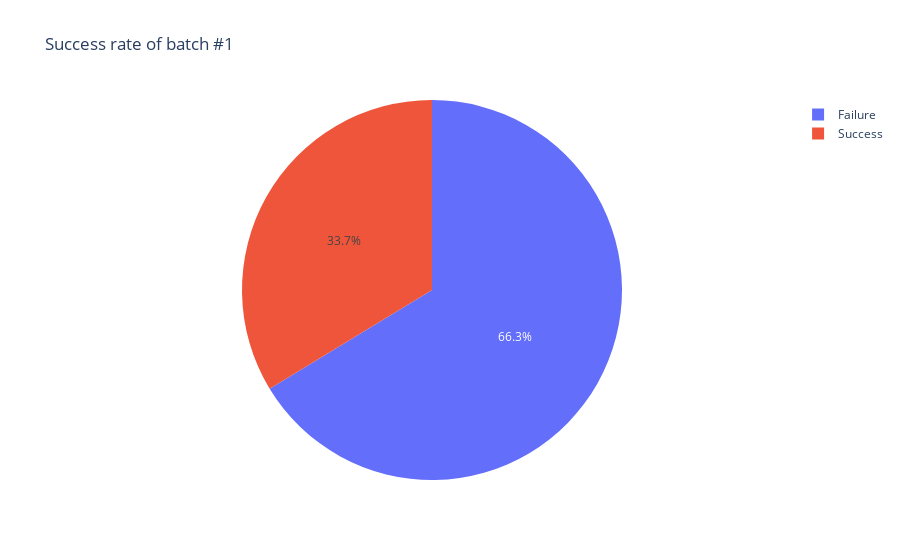

The notebook cell this image was saved under:
### Code cell
import plotly.graph_objs as go

def success_pie_graph(scanner, jobs, index, n):
    df = pd.DataFrame({"State":[],
                       "Percentage":[]})
    for i, job in enumerate(jobs):
        if i == index:
            result = job.result()
            counts = result.get_counts()
            total_shots = sum(counts.values())
            successful_shots = counts.get('0'*n, 0)
            success_rate = successful_shots / total_shots if total_shots > 0 else 0.0

            batch = pd.DataFrame(
                {
                    "State":["Success", "Failure"],
                    "Percentage":[successful_shots, total_shots - successful_shots]
                })
            df = pd.concat([df, batch])
            metrics_dict = scanner.calculate_metrics()
            print(f"{metrics_dict}")
            print(f"")
                    
            break    
    fig = px.pie(df, names="State", values="Percentage", title=f'Success rate of batch #{index}')
    fig.show()
    

success_pie_graph(scanner= scanner, jobs=jobs, index=1, n = 10)

### Figure 1 — Plotly figure (JSON) as saved in the notebook; plotly's stock layout.template omitted (floating-point values rounded to 4 significant figures)
{"data": [{"domain": {"x": [0, 1], "y": [0, 1]}, "hovertemplate": "State=%{label}<br>Percentage=%{value}<extra></extra>", "labels": ["Success", "Failure"], "legendgroup": "", "name": "", "showlegend": true, "type": "pie", "values": [345.0, 679.0]}], "layout": {"legend": {"tracegroupgap": 0}, "title": {"text": "Success rate of batch #1"}}}
